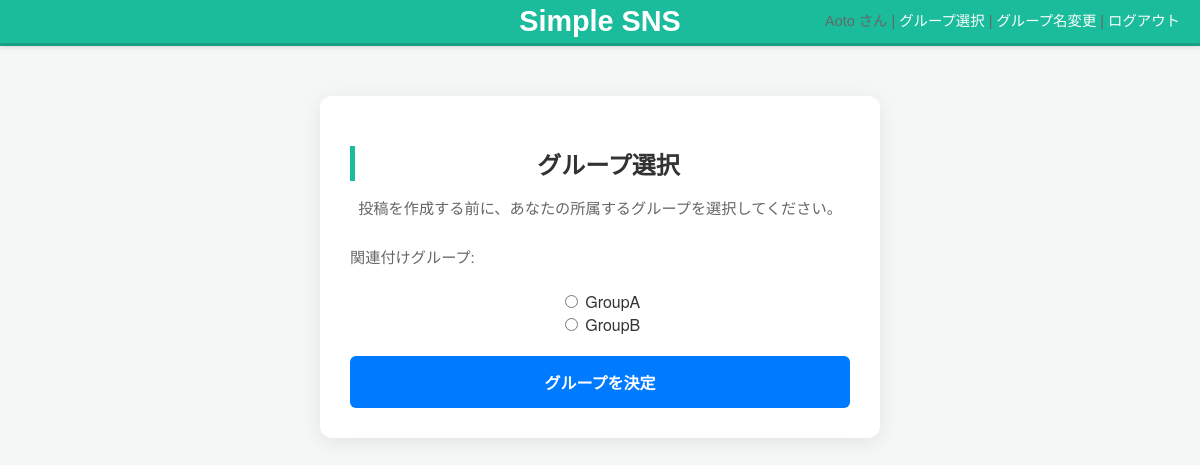
/posts/set-group/ (signed in), run on an earlier commit of the app's database.
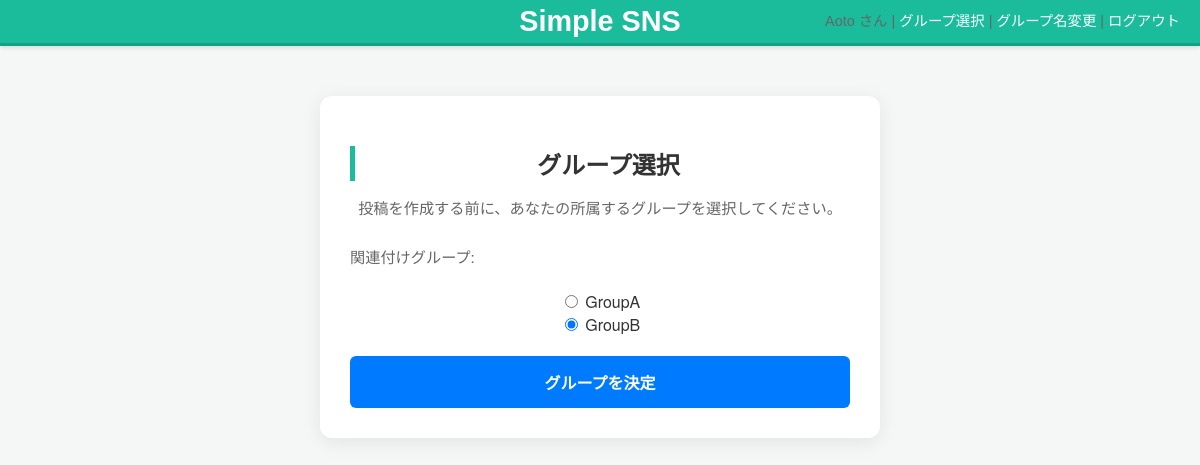
And on a later commit of the database.
### posts/models.py (models this page shows, shortened)
class UserProfile(models.Model):
    user = models.OneToOneField(User, on_delete=models.CASCADE)
    associated_group = models.CharField(
        max_length=1,
        choices=GROUP_KEYS,
        default='N',
        verbose_name='関連付けグループ'
    )
    group_a_name = models.CharField(max_length=50, default='Group A')
    group_b_name = models.CharField(max_length=50, default='Group B')

### posts/views.py (the view, shortened to what this page needs)
# urls.py: path('set-group/', SetUserGroupView.as_view(), name='set_user_group'),
class SetUserGroupView(LoginRequiredMixin, UpdateView):
    model = UserProfile
    form_class = UserGroupForm
    template_name = 'posts/set_user_group.html'
    success_url = reverse_lazy('post_list')
    def get_object(self, queryset=None):
        try:
            return self.request.user.userprofile
        except UserProfile.DoesNotExist:
            return UserProfile.objects.create(user=self.request.user, associated_group='N')

### posts/forms.py
class UserGroupForm(forms.ModelForm):
    GROUP_CHOICES_LOGIN = [
        ('A', 'GroupA'),
        ('B', 'GroupB'),
    ]
    associated_group = forms.ChoiceField(
        choices=GROUP_CHOICES_LOGIN,
        widget=forms.RadioSelect,
        label='関連付けグループ',
        required=True
    )
    class Meta:
        model = UserProfile
        fields = ['associated_group']

### posts/templates/posts/set_user_group.html (shortened to what this page needs)
{% extends "base.html" %}
{% block content %}
<div class="selection-container">
  <h2>グループ選択</h2>
  <p>投稿を作成する前に、あなたの所属するグループを選択してください。</p>
  <form method="post">
    {{ form.as_p }}
    <button type="submit">グループを決定</button>
  </form>
</div>
{% endblock %}

### templates/base.html (shortened to what this page needs)
{% load static %}
<!DOCTYPE html>
<html lang="ja">
<head>
    <link rel="stylesheet" type="text/css" href="{% static 'css/base.css' %}">
</head>
<body>
    <header>
        <h1><a href="{% url 'post_list' %}">Simple SNS</a></h1>
        {% if user.is_authenticated %}
            <p>{{ user.username }} さん |
               <a href="{% url 'set_user_group' %}">グループ選択</a> |
               <a href="{% url 'group_name_setting' %}">グループ名変更</a> | <a href="{% url 'login' %}">ログアウト</a></p>
        {% else %}
            <p><a href="{% url 'login' %}">ログイン</a></p>
        {% endif %}
    </header>
    <main>
        {% block content %}{% endblock %}
    </main>
</body>
</html>

### static/css/base.css (style rules this page uses)
body { font-family: 'Hiragino Sans', 'Hiragino Kaku Gothic ProN', Meiryo, Arial, sans-serif; margin: 0; padding: 0; background-color: #f4f7f6; color: #333; }
header { background-color: #1abc9c; color: white; padding: 10px 20px; border-bottom: 3px solid #16a085; margin-bottom: 20px; box-shadow: 0 2px 4px rgba(0, 0, 0, 0.1); display: flex; justify-content: space-between; align-items: center; position: relative; }
header h1 { margin: 0; font-size: 1.8em; position: absolute; left: 50%; transform: translateX(-50%); }
header a { color: white; text-decoration: none; }
header p { margin: 0; font-size: 0.9em; margin-left: auto; z-index: 10; position: relative; }
main { max-width: 600px; margin: 0 auto; padding: 0 15px; }
h2 { color: #2c3e50; border-left: 5px solid #1abc9c; padding-left: 12px; margin-bottom: 20px; }
form p { margin-bottom: 15px; }
button[type="submit"], .btn-action { background-color: #1abc9c; color: white; border: none; padding: 12px 20px; border-radius: 5px; font-size: 1em; font-weight: bold; cursor: pointer; width: 100%; transition: 0.3s; }

### posts/templates/posts/set_user_group.html (style rules this page uses)
.selection-container { max-width: 500px; margin: 50px auto; padding: 30px; background-color: #ffffff; border-radius: 12px; box-shadow: 0 4px 20px rgba(0, 0, 0, 0.08); font-family: 'Helvetica Neue', Arial, sans-serif; text-align: center; }
h2 { color: #333; margin-bottom: 15px; font-size: 1.5rem; }
p { color: #666; margin-bottom: 25px; font-size: 0.95rem; line-height: 1.6; }
form p { text-align: left; margin-bottom: 20px; }
button[type="submit"] { width: 100%; padding: 14px; background-color: #007bff; color: white; border: none; border-radius: 6px; font-size: 1rem; font-weight: bold; cursor: pointer; transition: background-color 0.3s, transform 0.1s; }

What changed in the data, as far as the page shows it:
changed UserProfile: associated_group "☐ GroupA ☐ GroupB" → "☐ GroupA ☑ GroupB"
